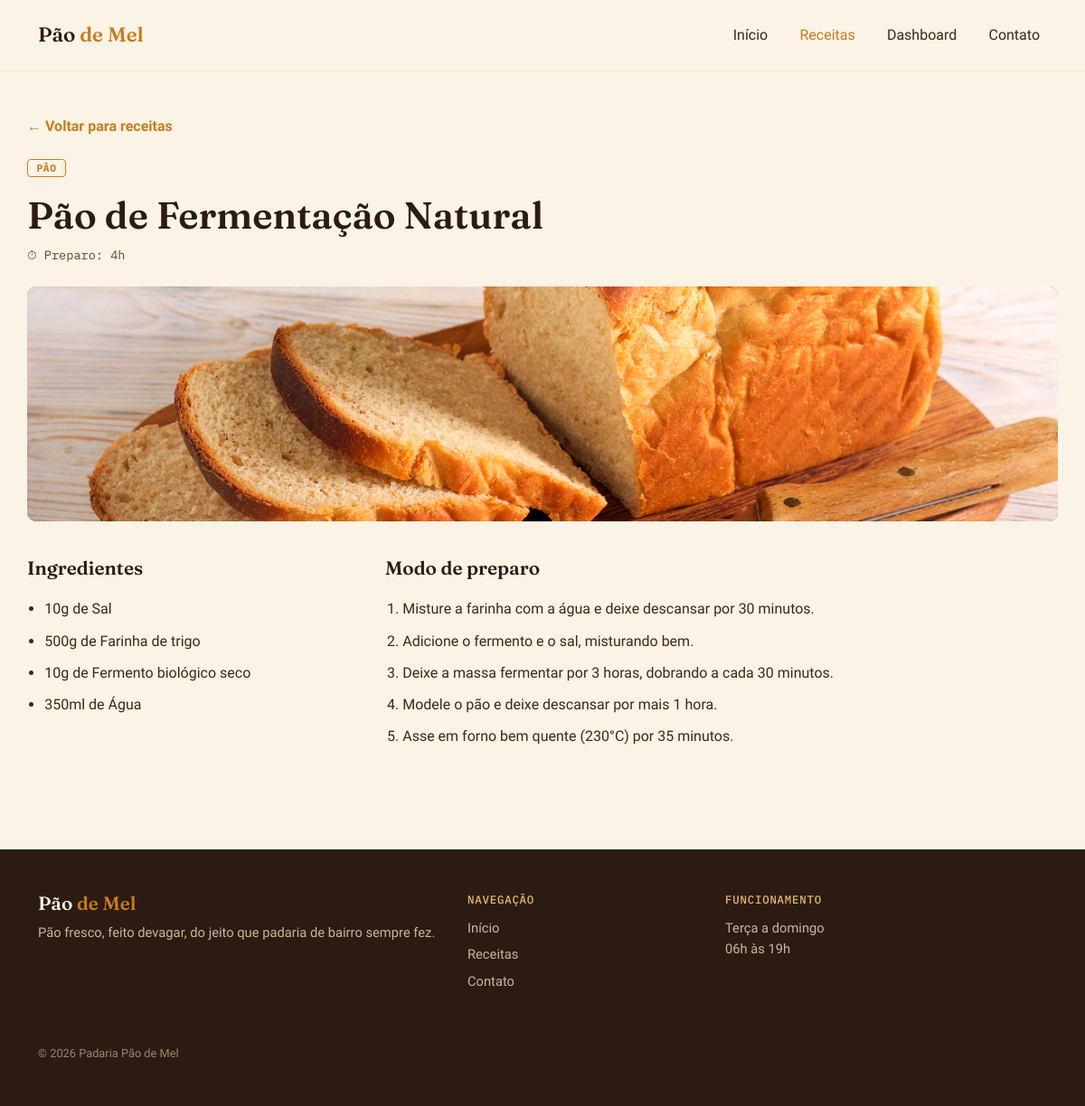
/receita-detalhe.php?id=1, run on the app's committed database.
### tables this page shows
CREATE TABLE categorias (
    id   INT AUTO_INCREMENT PRIMARY KEY,
    nome VARCHAR(100) NOT NULL
);

CREATE TABLE receitas (
    id           INT AUTO_INCREMENT PRIMARY KEY,
    nome         VARCHAR(100) NOT NULL,
    modo_preparo TEXT         NOT NULL,
    tempo_preparo INT         NOT NULL,   
    id_categoria INT          NOT NULL,
    FOREIGN KEY (id_categoria) REFERENCES categorias(id)
);

### includes/funcoes.php (called while the page is built, shortened)
<?php
function formatarTempoPreparo(int $minutos): string
{
    $horas = intdiv($minutos, 60);
    $minutosRestantes = $minutos % 60;
    if ($minutosRestantes === 0) {
        return $horas . 'h';
    }
    return $horas . 'h' . $minutosRestantes;
}
function receitaValida(array $receita): bool
{
    return true;
}
function filtrarReceitasValidas(array $receitas): array
{
    $receitasValidas = [];
    foreach ($receitas as $receita) {
        if (receitaValida($receita)) {
            $receitasValidas[] = $receita;
        }
    }
    return $receitasValidas;
}
function buscarReceitaPorId(array $receitas, int $id): ?array
{
    foreach ($receitas as $receita) {
        if ($receita['id'] === $id) {
            return $receita;
        }
    }
    return null;
}
function formatarIngrediente(float $quantidade, string $unidade, string $nome): string
{
    $quantidadeTexto = (floor($quantidade) === $quantidade)
        ? (string) (int) $quantidade
        : rtrim(rtrim(number_format($quantidade, 2, ',', ''), '0'), ',');
    return $quantidadeTexto . $unidade . ' de ' . $nome;
}
function modoPreparoParaPassos(string $textoModoPreparo): array
{
    $linhas = explode("\n", $textoModoPreparo);
    $passos = [];
    foreach ($linhas as $linha) {
        $linha = trim($linha);
        if ($linha !== '') {
            $passos[] = $linha;
        }
    }
    return $passos;
}
function caminhoImagemReceita(int $id): string
{
    $caminhoRelativo = 'assets/img/receita-' . $id . '.jpg';
    $caminhoNoServidor = __DIR__ . '/../' . $caminhoRelativo;
    if (file_exists($caminhoNoServidor)) {
        return $caminhoRelativo;
    }
    return '';
}
function thumbClassPorId(int $id): string
{
    $opcoes = ['thumb-1', 'thumb-2', 'thumb-3'];
    $indice = ($id - 1) % count($opcoes);
    return $opcoes[$indice];
}
function buscarReceitasDoBanco(PDO $pdo): array
{
    $receitas = [];
    $sqlReceitas = "SELECT r.id, r.nome, r.modo_preparo, r.tempo_preparo, c.nome AS categoria
                    FROM receitas r
                    INNER JOIN categorias c ON r.id_categoria = c.id
                    ORDER BY r.id";
    $resultadoReceitas = $pdo->query($sqlReceitas);
    while ($linha = $resultadoReceitas->fetch()) {
        $id = (int) $linha['id'];
        $receitas[$id] = [
            'id' => $id,
            'nome' => $linha['nome'],
            'categoria' => $linha['categoria'],
            'tempo_preparo' => (int) $linha['tempo_preparo'],
            'thumb' => thumbClassPorId($id),
            'imagem' => caminhoImagemReceita($id),
            'modo_preparo' => modoPreparoParaPassos($linha['modo_preparo']),
            'ingredientes' => [],
        ];
    }
    $sqlIngredientes = "SELECT ri.id_receita, ri.quantidade, i.nome, i.unidade_medida
                        FROM receita_ingrediente ri
                        INNER JOIN ingredientes i ON ri.id_ingrediente = i.id
                        ORDER BY ri.id_receita";
    $resultadoIngredientes = $pdo->query($sqlIngredientes);
    while ($linha = $resultadoIngredientes->fetch()) {
        $idReceita = (int) $linha['id_receita'];
        if (isset($receitas[$idReceita])) {
            $receitas[$idReceita]['ingredientes'][] = formatarIngrediente(
                (float) $linha['quantidade'],
                $linha['unidade_medida'],
                $linha['nome']
            );
        }
    }
    return array_values($receitas);
}

### includes/dados-receitas.php (called while the page is built, shortened)
<?php
require_once __DIR__ . '/conexao.php';
require_once __DIR__ . '/funcoes.php';
$receitas = buscarReceitasDoBanco($pdo);

### receita-detalhe.php (the view, shortened to what this page needs)
<?php
require 'includes/header.php';
require 'includes/dados-receitas.php';
require_once 'includes/funcoes.php';
$receitas = filtrarReceitasValidas($receitas);
$id = isset($_GET['id']) ? (int) $_GET['id'] : 0;
$receitaEncontrada = buscarReceitaPorId($receitas, $id);
?>
<section class="container receita-detalhe">
  <a href="receitas.php" class="voltar-link">← Voltar para receitas</a>
  <?php
  if ($receitaEncontrada): ?>
    <div class="receita-header">
      <span class="badge badge-categoria"><?php echo $receitaEncontrada['categoria']; ?></span>
      <h1 class="receita-title"><?php echo $receitaEncontrada['nome']; ?></h1>
      <p class="receita-meta">⏱ Preparo: <?php echo formatarTempoPreparo($receitaEncontrada['tempo_preparo']); ?></p>
    </div>
    <div class="card-thumb <?php echo $receitaEncontrada['thumb']; ?> receita-thumb">
      <?php if ($receitaEncontrada['imagem'] !== ''): ?>
        <img src="<?php echo $receitaEncontrada['imagem']; ?>" alt="<?php echo $receitaEncontrada['nome']; ?>">
      <?php endif; ?>
    </div>
    <div class="row g-5 receita-conteudo">
      <div class="col-lg-4">
        <h2 class="section-title-sm">Ingredientes</h2>
        <ul class="lista-ingredientes">
          <?php foreach ($receitaEncontrada['ingredientes'] as $ingrediente): ?>
            <li><?php echo $ingrediente; ?></li>
          <?php endforeach; ?>
        </ul>
      </div>
      <div class="col-lg-8">
        <h2 class="section-title-sm">Modo de preparo</h2>
        <ol class="lista-passos">
          <?php foreach ($receitaEncontrada['modo_preparo'] as $passo): ?>
            <li><?php echo $passo; ?></li>
          <?php endforeach; ?>
        </ol>
      </div>
    </div>
  <?php endif; ?>
</section>
<?php require 'includes/footer.php'; ?>

### assets/css/style.css (style rules this page uses)
:root { --flour: #FAF3E6; --dough: #F0E4CB; --crust: #6B4226; --crust-dark: #2B1B12; --honey: #C97C1E; --honey-light: #E8B96B; --text-main: #3D2817; }
* { box-sizing: border-box; }
body { background: var(--flour); color: var(--text-main); font-family: 'Work Sans', sans-serif; line-height: 1.6; }
h1, h2, h3 { font-family: 'Fraunces', serif; font-weight: 600; color: var(--crust-dark); }
.destaques, .receitas-grid, .receita-detalhe, .contato-grid { padding: 3rem 0; }
.section-title-sm { font-size: 1.3rem; margin-bottom: 1.2rem; }
.card-thumb { height: 160px; position: relative; overflow: hidden; }
.card-thumb img { width: 100%; height: 100%; object-fit: cover; display: block; }
.thumb-1 { background: linear-gradient(135deg, #C99355, #8B5A2B); }
.badge-categoria { display: inline-block; font-family: 'IBM Plex Mono', monospace; font-size: 0.7rem; text-transform: uppercase; letter-spacing: 0.05em; background: var(--flour); border: 1px solid var(--honey); color: var(--honey); padding: 0.2rem 0.6rem; border-radius: 4px; margin-bottom: 0.6rem; }
.voltar-link { display: inline-block; margin-bottom: 1.2rem; color: var(--honey); font-weight: 600; text-decoration: none; }
.receita-title { font-size: clamp(1.8rem, 4vw, 2.6rem); margin: 0.5rem 0; }
.receita-meta { font-family: 'IBM Plex Mono', monospace; font-size: 0.85rem; color: var(--crust); }
.receita-thumb { height: 260px; border-radius: 10px; margin: 1.5rem 0 2.5rem; }
.lista-ingredientes, .lista-passos { padding-left: 1.2rem; }
.lista-ingredientes li, .lista-passos li { margin-bottom: 0.6rem; }

### data on the page
categorias: nome "PÃO"
receitas: nome "Pão de Fermentação Natural", tempo_preparo "4h"

### other printed values
$ingrediente "10g de Sal"
$ingrediente "500g de Farinha de trigo"
$ingrediente "10g de Fermento biológico seco"
$ingrediente "350ml de Água"
$passo "Misture a farinha com a água e deixe descansar por 30 minutos."
$passo "Adicione o fermento e o sal, misturando bem."
$passo "Deixe a massa fermentar por 3 horas, dobrando a cada 30 minutos."
$passo "Modele o pão e deixe descansar por mais 1 hora."
$passo "Asse em forno bem quente (230°C) por 35 minutos."
